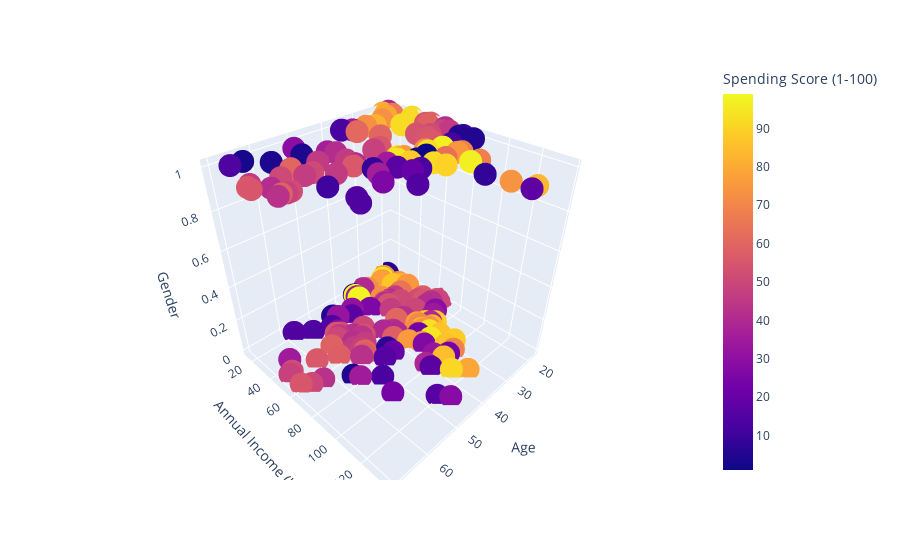

Notebook source saved alongside this figure:
### Code cell
px.scatter_3d(df,x='Age',y='Annual Income (k$)',z='Gender',color='Spending Score (1-100)')

### Figure 1 — Plotly figure (JSON) as saved in the notebook; plotly's stock layout.template omitted (floating-point values rounded to 4 significant figures; data arrays with more than 128 entries replaced by an {"elided": "..."} marker saying what was removed)
{"data": [{"hovertemplate": "Age=%{x}<br>Annual Income (k$)=%{y}<br>Gender=%{z}<br>Spending Score (1-100)=%{marker.color}<extra></extra>", "legendgroup": "", "marker": {"color": {"elided": "200 int values"}, "coloraxis": "coloraxis", "symbol": "circle"}, "mode": "markers", "name": "", "scene": "scene", "showlegend": false, "type": "scatter3d", "x": {"elided": "200 int values"}, "y": {"elided": "200 int values"}, "z": {"elided": "200 int values"}}], "layout": {"coloraxis": {"colorbar": {"title": {"text": "Spending Score (1-100)"}}, "colorscale": [[0, "#0d0887"], [0.1111, "#46039f"], [0.2222, "#7201a8"], [0.3333, "#9c179e"], [0.4444, "#bd3786"], [0.5556, "#d8576b"], [0.6667, "#ed7953"], [0.7778, "#fb9f3a"], [0.8889, "#fdca26"], [1, "#f0f921"]]}, "legend": {"tracegroupgap": 0}, "margin": {"t": 60}, "scene": {"domain": {"x": [0, 1], "y": [0, 1]}, "xaxis": {"title": {"text": "Age"}}, "yaxis": {"title": {"text": "Annual Income (k$)"}}, "zaxis": {"title": {"text": "Gender"}}}}}
